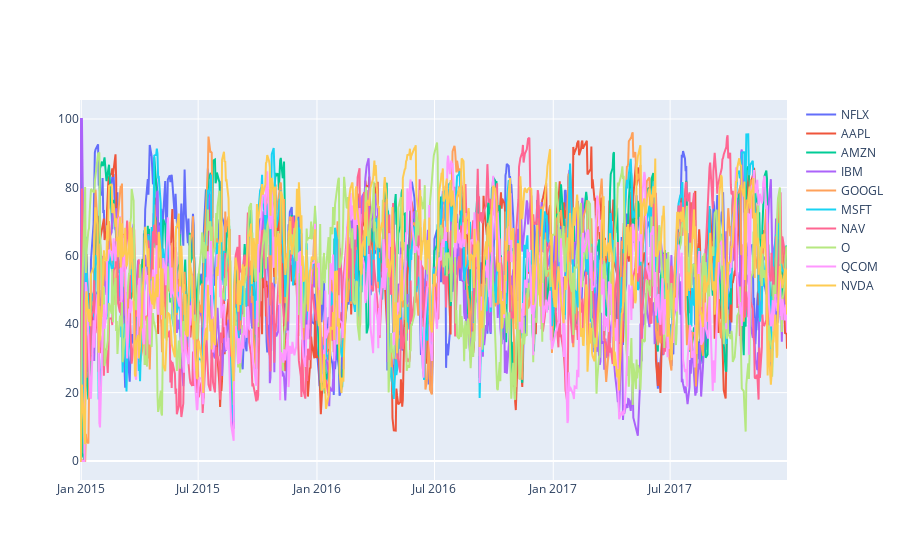

Here is the notebook cell this chart was saved with:
### Code cell
stock1 = ["NFLX", "AAPL", "AMZN", "IBM", "GOOGL", "MSFT", "NAV", "O", "QCOM", "NVDA"]
counter1 = 0
stock_list1 = []
stock_number1 = 1
dfs1 = []

while True:
    input_1 = input("Please enter number of stocks: ")
    print()
    
    try:
        if input_1.isnumeric() == False:
            raise ValueError
        elif int(input_1) > len(stock1) or int(input_1) < 1:
            raise ValueError
        else:
            input_1 = int(input_1)
            break

    except ValueError:
        print("Stock number is invalid.")
        print()

while counter1 < len(stock1): 
    if input_1 < len(stock1):
        try:
            print(f"Displaying stocks to be selected: {nl}{nl.join([i for i in stock1 if i not in stock_list1])}")
            print()
            input_2 = input(f"Please choose stock number {stock_number1}: ").upper()
            print()
            
            if input_2 not in stock1:
                raise ValueError
        
            stock_list1.append(input_2)
            counter1 += 1

            if stock_number1 == input_1:
                print(f"Displaying remaining unselected stock: {nl}{nl.join([i for i in stock1 if i not in stock_list1])}")
                print()
                
                while True: 
                    try:
                        preference_1 = input("Please advise on RSI Calculation Method (EMWA or SMA): ").upper()
                        
                        if preference_1 != "EMWA" and preference_1 != "SMA":
                            raise ValueError
                            
                        else:
                            break
            
                    except ValueError:
                        print("Please only key in EMWA or SMA")
                    
                while True:
                    try:
                        preference_2 = input("Please enter Moving Window Range: ")
                        
                        if preference_2.isnumeric() == False:
                            raise ValueError
                        
                        else:
                            preference_2 = int(preference_2)
                            break
                    
                    except ValueError:
                        print("Please enter a numerical value.")
                
                while True:                 
                    preference_3 = input("Please enter start date between 2010-01-01 and 2017-12-31 in YYYY-MM-DD format: ")

                    try:
                        if datetime.strptime(preference_3,"%Y-%m-%d") < datetime.strptime("2010-01-01","%Y-%m-%d") or datetime.strptime(preference_3,"%Y-%m-%d") >= datetime.strptime("2017-12-31","%Y-%m-%d"):
                            raise ValueError
                        
                        elif preference_3 != datetime.strptime(preference_3,"%Y-%m-%d").strftime("%Y-%m-%d"):
                            raise ValueError
                            
                        else:
                            dt3 = datetime.strptime(preference_3,"%Y-%m-%d").strftime("%Y-%m-%d")
                            start_date2 = int(round(datetime.strptime(dt3,"%Y-%m-%d").timestamp()))
                            break

                    except ValueError:
                        print("Incorrect date time format or date. Please enter valid date in YYYY-MM-DD format.")
                    
                while True:
                    preference_4 = input("Please enter end date between 2010-01-01 and 2017-12-31 in YYYY-MM-DD format: ") 
                           
                    try: 
                        if datetime.strptime(preference_4,"%Y-%m-%d") <= datetime.strptime(preference_3,"%Y-%m-%d") or datetime.strptime(preference_4,"%Y-%m-%d") > datetime.strptime("2017-12-31","%Y-%m-%d"):
                            raise ValueError
                        
                        elif preference_4 != datetime.strptime(preference_4,"%Y-%m-%d").strftime("%Y-%m-%d"):
                            raise ValueError
                        
                        else:
                            dt4 = datetime.strptime(preference_4,"%Y-%m-%d").strftime("%Y-%m-%d")
                            end_date2 = int(round(datetime.strptime(dt4,"%Y-%m-%d").timestamp()))
                            break
                    
                    except ValueError:
                        print("Incorrect date time format or date. Please enter valid date in YYYY-MM-DD format.")

                for i in stock_list1: 
                    
                    url = "https://apidojo-yahoo-finance-v1.p.rapidapi.com/stock/v2/get-historical-data"

                    querystring = {"period1":start_date2,"period2":end_date2,"symbol":i,"frequency":"1d","filter":"history"}

                    headers = {
                        'x-rapidapi-key': "<insert API key>",
                        'x-rapidapi-host': "apidojo-yahoo-finance-v1.p.rapidapi.com"
                        }

                    response = requests.request("GET", url, headers=headers, params=querystring)
                    data = response.json()
                    
                    API_fetcher(data)

                RSI_calculator2(preference_2,preference_1,*dfs1,fin2=stock_list1)

                counter1 = len(stock1)
                break
                
            stock_number1 += 1 

        except ValueError:
            print("Stock name is invalid. Please try again.")
            print()
        
    else:
        print(f"Displaying all stocks to be calculated: {nl}{nl.join(stock)}")
        print()
        stock_list1 = stock1
        
        while True: 
            try:
                preference_1 = input("Please advise on RSI Calculation Method (EMWA or SMA): ").upper()
                
                if preference_1 != "EMWA" and preference_1 != "SMA":
                    raise ValueError
                    
                else:    
                    break

            except ValueError:
                print("Please only key in EMWA or SMA")
        
        while True:
            try:
                preference_2 = input("Please enter Moving Window Range: ")

                if preference_2.isnumeric() == False:
                    raise ValueError

                else:
                    preference_2 = int(preference_2)
                    break

            except ValueError:
                print("Please enter a numerical value.")

        while True:                 
            preference_3 = input("Please enter start date between 2010-01-01 and 2017-12-31 in YYYY-MM-DD format: ")

            try:
                if datetime.strptime(preference_3,"%Y-%m-%d") < datetime.strptime("2010-01-01","%Y-%m-%d") or datetime.strptime(preference_3,"%Y-%m-%d") >= datetime.strptime("2017-12-31","%Y-%m-%d"):
                    raise ValueError

                elif preference_3 != datetime.strptime(preference_3,"%Y-%m-%d").strftime("%Y-%m-%d"):
                    raise ValueError

                else:
                    dt3 = datetime.strptime(preference_3,"%Y-%m-%d").strftime("%Y-%m-%d")
                    start_date2 = int(round(datetime.strptime(dt3,"%Y-%m-%d").timestamp()))
                    break

            except ValueError:
                print("Incorrect date time format or date. Please enter valid date in YYYY-MM-DD format.")

        while True:
            preference_4 = input("Please enter end date between 2010-01-01 and 2017-12-31 in YYYY-MM-DD format: ") 

            try: 
                if datetime.strptime(preference_4,"%Y-%m-%d") <= datetime.strptime(preference_3,"%Y-%m-%d") or datetime.strptime(preference_4,"%Y-%m-%d") > datetime.strptime("2017-12-31","%Y-%m-%d"):
                    raise ValueError

                elif preference_4 != datetime.strptime(preference_4,"%Y-%m-%d").strftime("%Y-%m-%d"):
                    raise ValueError

                else:
                    dt4 = datetime.strptime(preference_4,"%Y-%m-%d").strftime("%Y-%m-%d")
                    end_date2 = int(round(datetime.strptime(dt4,"%Y-%m-%d").timestamp()))
                    break

            except ValueError:
                print("Incorrect date time format or date. Please enter valid date in YYYY-MM-DD format.")

        for i in stock_list1: 

            url = "https://apidojo-yahoo-finance-v1.p.rapidapi.com/stock/v2/get-historical-data"

            querystring = {"period1":start_date2,"period2":end_date2,"symbol":i,"frequency":"1d","filter":"history"}

            headers = {
                'x-rapidapi-key': "<insert API key>",
                'x-rapidapi-host': "apidojo-yahoo-finance-v1.p.rapidapi.com"
                }
            
            response1 = requests.request("GET", url, headers=headers, params=querystring)
            data1 = response1.json()
            
            API_fetcher(data1)

        RSI_calculator2(preference_2,preference_1,*dfs1,fin2=stock_list1)

        counter1 = len(stock1)
        stock_number1 = len(stock1)
        
        break

### Figure 1 — Plotly figure (JSON) as saved in the notebook; plotly's stock layout.template omitted (floating-point values rounded to 4 significant figures; data arrays with more than 128 entries replaced by an {"elided": "..."} marker saying what was removed)
{"data": [{"name": "NFLX", "type": "scatter", "x": {"elided": "757 str values"}, "y": {"elided": "757 float values"}}, {"name": "AAPL", "type": "scatter", "x": {"elided": "757 str values"}, "y": {"elided": "757 float values"}}, {"name": "AMZN", "type": "scatter", "x": {"elided": "757 str values"}, "y": {"elided": "757 float values"}}, {"name": "IBM", "type": "scatter", "x": {"elided": "757 str values"}, "y": {"elided": "757 float values"}}, {"name": "GOOGL", "type": "scatter", "x": {"elided": "757 str values"}, "y": {"elided": "757 float values"}}, {"name": "MSFT", "type": "scatter", "x": {"elided": "757 str values"}, "y": {"elided": "757 float values"}}, {"name": "NAV", "type": "scatter", "x": {"elided": "757 str values"}, "y": {"elided": "757 float values"}}, {"name": "O", "type": "scatter", "x": {"elided": "757 str values"}, "y": {"elided": "757 float values"}}, {"name": "QCOM", "type": "scatter", "x": {"elided": "757 str values"}, "y": {"elided": "757 float values"}}, {"name": "NVDA", "type": "scatter", "x": {"elided": "757 str values"}, "y": {"elided": "757 float values"}}], "layout": {}}
